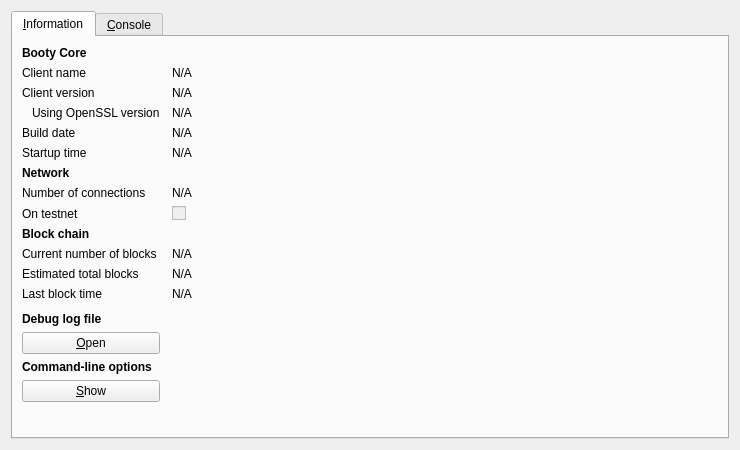
<?xml version="1.0" encoding="UTF-8"?>
<ui version="4.0">
 <class>RPCConsole</class>
 <widget class="QDialog" name="RPCConsole">
  <property name="geometry">
   <rect>
    <x>0</x>
    <y>0</y>
    <width>740</width>
    <height>450</height>
   </rect>
  </property>
  <property name="windowTitle">
   <string>Booty - Debug window</string>
  </property>
  <layout class="QVBoxLayout" name="verticalLayout_2">
   <item>
    <widget class="QTabWidget" name="tabWidget">
     <property name="currentIndex">
      <number>0</number>
     </property>
     <widget class="QWidget" name="tab_info">
      <attribute name="title">
       <string>&amp;Information</string>
      </attribute>
      <layout class="QGridLayout" name="gridLayout" columnstretch="0,1">
       <property name="horizontalSpacing">
        <number>12</number>
       </property>
       <item row="0" column="0">
        <widget class="QLabel" name="label_9">
         <property name="font">
          <font>
           <weight>75</weight>
           <bold>true</bold>
          </font>
         </property>
         <property name="text">
          <string>Booty Core</string>
         </property>
        </widget>
       </item>
       <item row="1" column="0">
        <widget class="QLabel" name="label_5">
         <property name="text">
          <string>Client name</string>
         </property>
        </widget>
       </item>
       <item row="1" column="1">
        <widget class="QLabel" name="clientName">
         <property name="cursor">
          <cursorShape>IBeamCursor</cursorShape>
         </property>
         <property name="text">
          <string>N/A</string>
         </property>
         <property name="textFormat">
          <enum>Qt::PlainText</enum>
         </property>
         <property name="textInteractionFlags">
          <set>Qt::LinksAccessibleByMouse|Qt::TextSelectableByKeyboard|Qt::TextSelectableByMouse</set>
         </property>
        </widget>
       </item>
       <item row="2" column="0">
        <widget class="QLabel" name="label_6">
         <property name="text">
          <string>Client version</string>
         </property>
        </widget>
       </item>
       <item row="2" column="1">
        <widget class="QLabel" name="clientVersion">
         <property name="cursor">
          <cursorShape>IBeamCursor</cursorShape>
         </property>
         <property name="text">
          <string>N/A</string>
         </property>
         <property name="textFormat">
          <enum>Qt::PlainText</enum>
         </property>
         <property name="textInteractionFlags">
          <set>Qt::LinksAccessibleByMouse|Qt::TextSelectableByKeyboard|Qt::TextSelectableByMouse</set>
         </property>
        </widget>
       </item>
       <item row="3" column="0">
        <widget class="QLabel" name="label_14">
         <property name="text">
          <string>Using OpenSSL version</string>
         </property>
         <property name="indent">
          <number>10</number>
         </property>
        </widget>
       </item>
       <item row="3" column="1">
        <widget class="QLabel" name="openSSLVersion">
         <property name="cursor">
          <cursorShape>IBeamCursor</cursorShape>
         </property>
         <property name="text">
          <string>N/A</string>
         </property>
         <property name="textFormat">
          <enum>Qt::PlainText</enum>
         </property>
         <property name="textInteractionFlags">
          <set>Qt::LinksAccessibleByMouse|Qt::TextSelectableByKeyboard|Qt::TextSelectableByMouse</set>
         </property>
        </widget>
       </item>
       <item row="4" column="0">
        <widget class="QLabel" name="label_12">
         <property name="text">
          <string>Build date</string>
         </property>
        </widget>
       </item>
       <item row="4" column="1">
        <widget class="QLabel" name="buildDate">
         <property name="cursor">
          <cursorShape>IBeamCursor</cursorShape>
         </property>
         <property name="text">
          <string>N/A</string>
         </property>
         <property name="textFormat">
          <enum>Qt::PlainText</enum>
         </property>
         <property name="textInteractionFlags">
          <set>Qt::LinksAccessibleByMouse|Qt::TextSelectableByKeyboard|Qt::TextSelectableByMouse</set>
         </property>
        </widget>
       </item>
       <item row="5" column="0">
        <widget class="QLabel" name="label_13">
         <property name="text">
          <string>Startup time</string>
         </property>
        </widget>
       </item>
       <item row="5" column="1">
        <widget class="QLabel" name="startupTime">
         <property name="cursor">
          <cursorShape>IBeamCursor</cursorShape>
         </property>
         <property name="text">
          <string>N/A</string>
         </property>
         <property name="textFormat">
          <enum>Qt::PlainText</enum>
         </property>
         <property name="textInteractionFlags">
          <set>Qt::LinksAccessibleByMouse|Qt::TextSelectableByKeyboard|Qt::TextSelectableByMouse</set>
         </property>
        </widget>
       </item>
       <item row="6" column="0">
        <widget class="QLabel" name="label_11">
         <property name="font">
          <font>
           <weight>75</weight>
           <bold>true</bold>
          </font>
         </property>
         <property name="text">
          <string>Network</string>
         </property>
        </widget>
       </item>
       <item row="7" column="0">
        <widget class="QLabel" name="label_7">
         <property name="text">
          <string>Number of connections</string>
         </property>
        </widget>
       </item>
       <item row="7" column="1">
        <widget class="QLabel" name="numberOfConnections">
         <property name="cursor">
          <cursorShape>IBeamCursor</cursorShape>
         </property>
         <property name="text">
          <string>N/A</string>
         </property>
         <property name="textFormat">
          <enum>Qt::PlainText</enum>
         </property>
         <property name="textInteractionFlags">
          <set>Qt::LinksAccessibleByMouse|Qt::TextSelectableByKeyboard|Qt::TextSelectableByMouse</set>
         </property>
        </widget>
       </item>
       <item row="8" column="0">
        <widget class="QLabel" name="label_8">
         <property name="text">
          <string>On testnet</string>
         </property>
        </widget>
       </item>
       <item row="8" column="1">
        <widget class="QCheckBox" name="isTestNet">
         <property name="enabled">
          <bool>false</bool>
         </property>
         <property name="text">
          <string/>
         </property>
        </widget>
       </item>
       <item row="9" column="0">
        <widget class="QLabel" name="label_10">
         <property name="font">
          <font>
           <weight>75</weight>
           <bold>true</bold>
          </font>
         </property>
         <property name="text">
          <string>Block chain</string>
         </property>
        </widget>
       </item>
       <item row="10" column="0">
        <widget class="QLabel" name="label_3">
         <property name="text">
          <string>Current number of blocks</string>
         </property>
        </widget>
       </item>
       <item row="10" column="1">
        <widget class="QLabel" name="numberOfBlocks">
         <property name="cursor">
          <cursorShape>IBeamCursor</cursorShape>
         </property>
         <property name="text">
          <string>N/A</string>
         </property>
         <property name="textFormat">
          <enum>Qt::PlainText</enum>
         </property>
         <property name="textInteractionFlags">
          <set>Qt::LinksAccessibleByMouse|Qt::TextSelectableByKeyboard|Qt::TextSelectableByMouse</set>
         </property>
        </widget>
       </item>
       <item row="11" column="0">
        <widget class="QLabel" name="label_4">
         <property name="text">
          <string>Estimated total blocks</string>
         </property>
        </widget>
       </item>
       <item row="11" column="1">
        <widget class="QLabel" name="totalBlocks">
         <property name="cursor">
          <cursorShape>IBeamCursor</cursorShape>
         </property>
         <property name="text">
          <string>N/A</string>
         </property>
         <property name="textFormat">
          <enum>Qt::PlainText</enum>
         </property>
         <property name="textInteractionFlags">
          <set>Qt::LinksAccessibleByMouse|Qt::TextSelectableByKeyboard|Qt::TextSelectableByMouse</set>
         </property>
        </widget>
       </item>
       <item row="12" column="0">
        <widget class="QLabel" name="label_2">
         <property name="text">
          <string>Last block time</string>
         </property>
        </widget>
       </item>
       <item row="12" column="1">
        <widget class="QLabel" name="lastBlockTime">
         <property name="cursor">
          <cursorShape>IBeamCursor</cursorShape>
         </property>
         <property name="text">
          <string>N/A</string>
         </property>
         <property name="textFormat">
          <enum>Qt::PlainText</enum>
         </property>
         <property name="textInteractionFlags">
          <set>Qt::LinksAccessibleByMouse|Qt::TextSelectableByKeyboard|Qt::TextSelectableByMouse</set>
         </property>
        </widget>
       </item>
       <item row="13" column="0">
        <spacer name="verticalSpacer_2">
         <property name="orientation">
          <enum>Qt::Vertical</enum>
         </property>
         <property name="sizeHint" stdset="0">
          <size>
           <width>20</width>
           <height>20</height>
          </size>
         </property>
        </spacer>
       </item>
       <item row="14" column="0">
        <widget class="QLabel" name="labelDebugLogfile">
         <property name="font">
          <font>
           <weight>75</weight>
           <bold>true</bold>
          </font>
         </property>
         <property name="text">
          <string>Debug log file</string>
         </property>
        </widget>
       </item>
       <item row="15" column="0">
        <widget class="QPushButton" name="openDebugLogfileButton">
         <property name="toolTip">
          <string>Open the Booty debug log file from the current data directory. This can take a few seconds for large log files.</string>
         </property>
         <property name="text">
          <string>&amp;Open</string>
         </property>
         <property name="autoDefault">
          <bool>false</bool>
         </property>
        </widget>
       </item>
       <item row="16" column="0">
        <widget class="QLabel" name="labelCLOptions">
         <property name="font">
          <font>
           <weight>75</weight>
           <bold>true</bold>
          </font>
         </property>
         <property name="text">
          <string>Command-line options</string>
         </property>
        </widget>
       </item>
       <item row="17" column="0">
        <widget class="QPushButton" name="showCLOptionsButton">
         <property name="toolTip">
          <string>Show the Booty-Qt help message to get a list with possible Booty command-line options.</string>
         </property>
         <property name="text">
          <string>&amp;Show</string>
         </property>
         <property name="autoDefault">
          <bool>false</bool>
         </property>
        </widget>
       </item>
       <item row="18" column="0">
        <spacer name="verticalSpacer">
         <property name="orientation">
          <enum>Qt::Vertical</enum>
         </property>
         <property name="sizeHint" stdset="0">
          <size>
           <width>20</width>
           <height>40</height>
          </size>
         </property>
        </spacer>
       </item>
      </layout>
     </widget>
     <widget class="QWidget" name="tab_console">
      <attribute name="title">
       <string>&amp;Console</string>
      </attribute>
      <layout class="QVBoxLayout" name="verticalLayout_3">
       <property name="spacing">
        <number>3</number>
       </property>
       <item>
        <widget class="QTextEdit" name="messagesWidget">
         <property name="minimumSize">
          <size>
           <width>0</width>
           <height>100</height>
          </size>
         </property>
         <property name="readOnly">
          <bool>true</bool>
         </property>
         <property name="tabKeyNavigation" stdset="0">
          <bool>false</bool>
         </property>
         <property name="columnCount" stdset="0">
          <number>2</number>
         </property>
        </widget>
       </item>
       <item>
        <layout class="QHBoxLayout" name="horizontalLayout">
         <property name="spacing">
          <number>3</number>
         </property>
         <item>
          <widget class="QLabel" name="label">
           <property name="text">
            <string notr="true">&gt;</string>
           </property>
          </widget>
         </item>
         <item>
          <widget class="QLineEdit" name="lineEdit"/>
         </item>
         <item>
          <widget class="QPushButton" name="clearButton">
           <property name="maximumSize">
            <size>
             <width>24</width>
             <height>24</height>
            </size>
           </property>
           <property name="toolTip">
            <string>Clear console</string>
           </property>
           <property name="text">
            <string/>
           </property>
           <property name="icon">
            <iconset resource="../bitcoin.qrc">
             <normaloff>:/icons/remove</normaloff>:/icons/remove</iconset>
           </property>
           <property name="shortcut">
            <string notr="true">Ctrl+L</string>
           </property>
           <property name="autoDefault">
            <bool>false</bool>
           </property>
          </widget>
         </item>
        </layout>
       </item>
      </layout>
     </widget>
    </widget>
   </item>
  </layout>
 </widget>
 <resources>
  <include location="../bitcoin.qrc"/>
 </resources>
 <connections/>
</ui>
